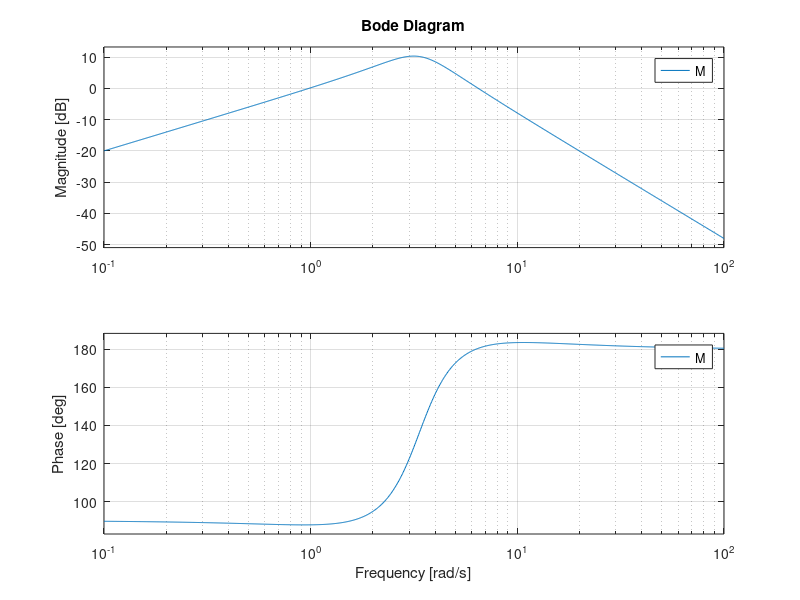
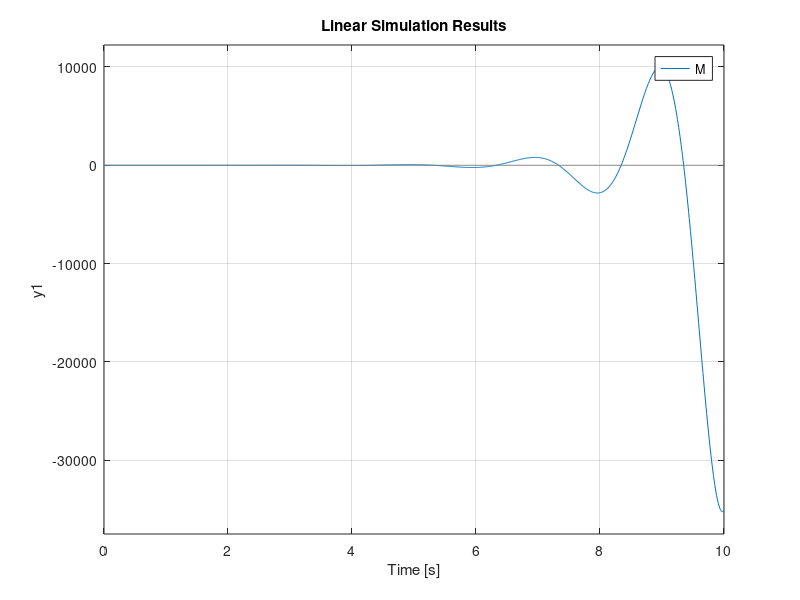
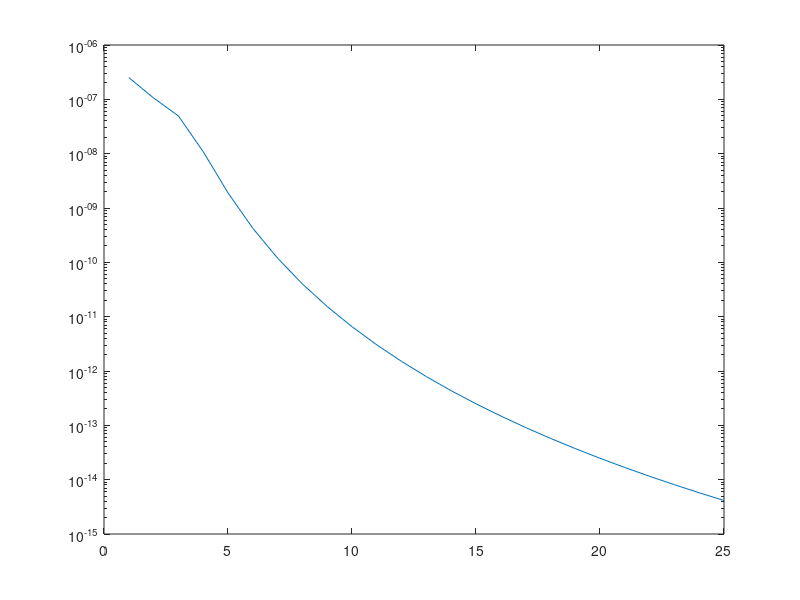

MATLAB code for these plots, in order:
clc;
clear all;
% close all;



m_p = 0.16; %kg
c_p = 0.4; %Ns/m
k_p = 6.32; %N/m
w_n = sqrt(k_p/m_p);
zeta= c_p/(2*sqrt(k_p*m_p));
h_p = 2*zeta*w_n*m_p - k_p;
h_d = m_p;
h_i = m_p*(w_n)^2; 

% d_d_mat=[0.01 0.1 1 10 100  ];
% d_p_mat=[0.01 0.1 1 10 100  ];
% for l1=1:length(d_d_mat)
%     d_d=d_d_mat(l1);
%  for l2=1:length(d_p_mat)
%     d_p=d_p_mat(l2);
% for d_d=0:0.2:1
%     for d_p=0:0.2:1
% coeff=coeff +1;    

% G = tf([0,0,k_p],[m_p,d_d,k_p+d_p]);
M = tf([0,k_p,0],[m_p,h_d,(k_p+h_p),h_i]);
bode(M)
%% sine excitation
t = 0:0.01:10;
excitation_sin = 0.05*sin(3*t);

% figure()
% plot(t,excitation_sin)

figure()
lsim(M,excitation_sin,t) % sine excitation
 %% Impulse
stepinput = 0.05*ones([1 length(t)]);
for i = 101:length(t)
   stepinput(i) = 0; 
end

figure()
lsim(M,stepinput,t) % impulse excitation

 %%PSD
w = 0:25;
PSD = (4.028e-7)./((2.88e-4)+(0.68*w.^2)+w.^4);
Hfreqdomain = freqresp(M,w);
M = abs(Hfreqdomain(:))';
PSD = M.^2.*PSD;

semilogy(w,PSD)
zeta_calc = (k_p+h_p)/(2*w_n*m_p);
w_calc = (k_p+h_p)/(2*zeta*m_p);
% utsav(1,coeff)=d_d;
% utsav(2,coeff)=d_p;
%  end
% end